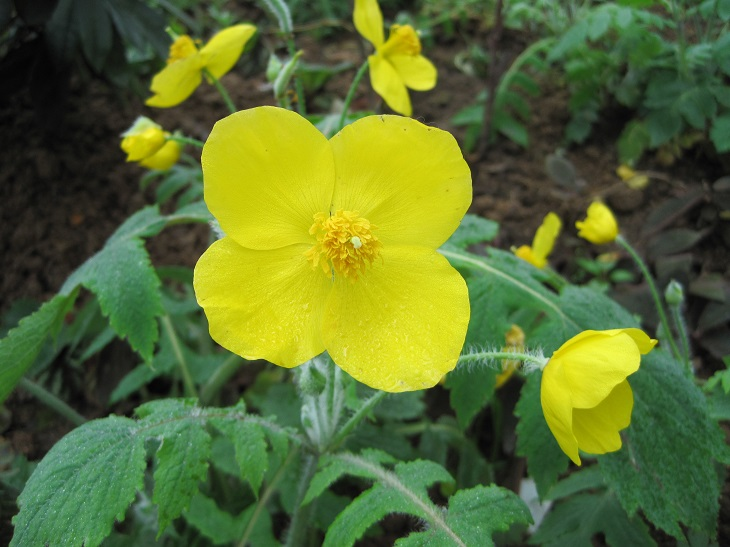
#> input picture Opencv_pro/opencv_test/file/image0.jpg, 730 x 547 px
$ jupyter execute opencv3_transfor.ipynb
#> lines starting #> are read from the running program, lines starting #| are printed output that depends on the picture; after the words box and inside, x2 and y2 are one past the last pixel; in counts of white or black regions, pixels touching at a corner belong together
[cell 1]
import cv2
import numpy as np

[cell 2]
img=cv2.imread('../file/image0.jpg',1)
#> img is the input picture: shape (547, 730, 3); mean B, G, R 48.7, 109.6, 90.1
imgInfo=img.shape                           #(547, 730, 3)
#> imgInfo = (547, 730, 3)
height=imgInfo[0]
#> height = 547
width=imgInfo[1]
#> width = 730
mode=imgInfo[2]                             #每个像素点是由三个基本颜色颜色组成的
#> mode = 3

###### 图片缩放

[cell 3]
'''调用resize api实现等比例缩放'''
dstHeight=int(height*0.5)
#> dstHeight = 273
dstWidth=int(width*0.5)
#> dstWidth = 365
'''cv2提供了 最近邻域插值 双线性插值 像素关系重采样 立方差值'''
dst=cv2.resize(img,(dstWidth,dstHeight))     #直接调用api实现缩放。resize默认使用双线性插值
cv2.imshow('Image',dst)
cv2.waitKey(0)

[cell 4]
'''调用warpAffine api实现图片缩放'''
matScale=np.float32([[0.5,0,0],[0,0.5,0]])      #定义移位矩阵
dst=cv2.warpAffine(img,matScale,(int(width/2),int(height/2))) #完成对当前矩阵的映射  1.当前矩阵 2.移位矩阵 3.生成的图片信息
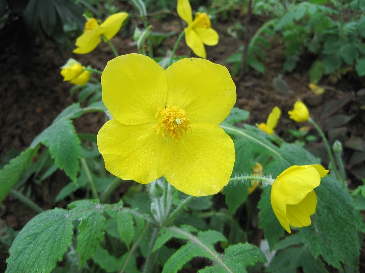
#> dst: shape (273, 365, 3); mean B, G, R 48.8, 109.6, 90.2
cv2.imshow('dst',dst)
cv2.waitKey(0)

[cell 5]
'''最近邻域插值 源码实现'''
dstHeight=int(height/2)
dstWidth=int(width/2)

#生成一个图片的空白模板  3为rgb类型  uint8:0-255,因为img[x,y]读取出来的数一般为uint8类型
dstImage=np.zeros((dstHeight,dstWidth,3),np.uint8)
for i in range(0,dstHeight):
    for j in range(0,dstWidth):
        iNew=int(i*(height*1.0/dstHeight))
        jNew=int(j*(width*1.0/dstWidth))
        dstImage[i,j]=img[iNew,jNew]
cv2.imshow('dst',dstImage)
cv2.waitKey(0)

###### 图片剪切

[cell 6]
dst=img[100:200,100:300]
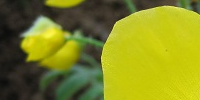
#> dst: shape (100, 200, 3); mean B, G, R 32.9, 134.3, 130
cv2.imshow('image',dst)
cv2.waitKey(0)

###### 图片位移

[cell 7]
'''调用warpAffine api实现 水平方向移动100像素,竖直方向移动200像素'''
matShift=np.float32([[1,0,100],[0,1,200]])      #定义移位矩阵
dst=cv2.warpAffine(img,matShift,(height,width)) #完成对当前矩阵的映射  1.当前矩阵 2.移位矩阵 3.生成的图片信息
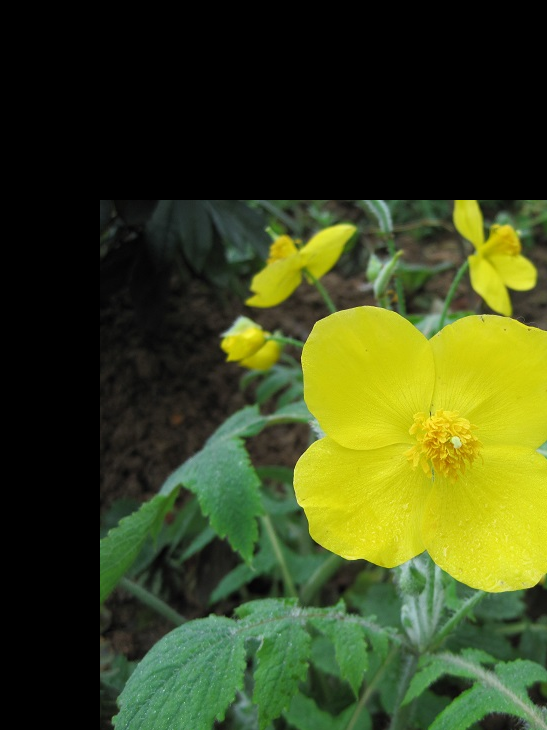
#> dst: shape (730, 547, 3); mean B, G, R 27.6, 71, 60.8
cv2.imshow('dst',dst)
cv2.waitKey(0)
'''
原理：
偏移矩阵[[1,0,100],[0,1,200]]可以分解成 一个2*2 一个2*1
[[1,0],[0,1]]  2*2  A
[[100],[200]]  2*1  B
目标 C 的 xy
公式：A*C+B = [[1*x+0*y],[0*x+1*y]]+[[100],[200]]
           = [[x+100],[y+200]]  -->  水平方向移动100像素,竖直方向移动200像素
'''

[cell 8]
'''源码实现'''
dst=np.zeros(img.shape,np.uint8)
for i in range(0,height):
    for j in range(0,width-100):
        dst[i,j+100]=img[i,j]
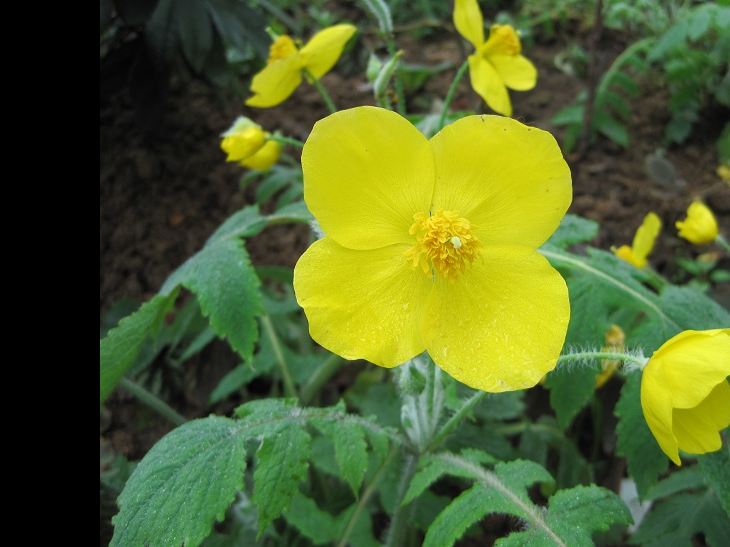
#> dst: shape (547, 730, 3); mean B, G, R 41.9, 99.3, 82.9
cv2.imshow('image',dst)
cv2.waitKey(0)

###### 图片镜像

[cell 9]
'''源码实现'''
newImgInfo=(height*2,width,mode)               #新图片的信息
#> newImgInfo = (1094, 730, 3)
dst=np.zeros(newImgInfo,np.uint8)
for i in range(0,height):
    for j in range(0,width):
        dst[i,j]=img[i,j]
        dst[height*2-i-1,j]=img[i,j]
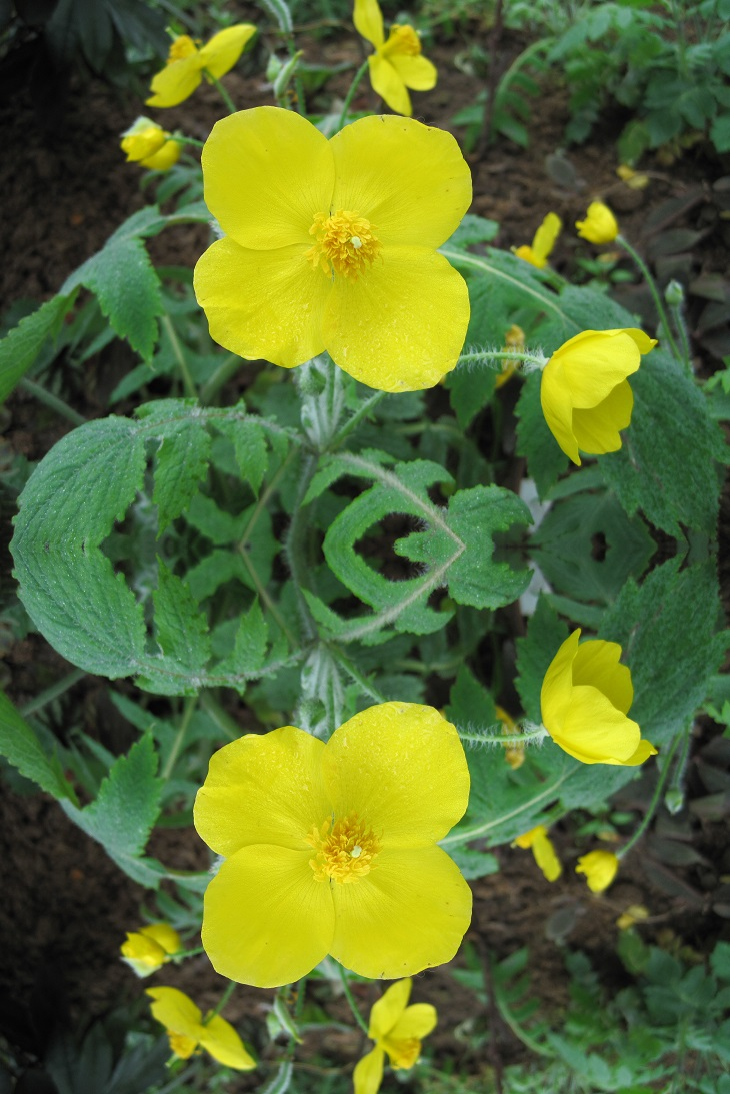
#> dst: shape (1094, 730, 3); mean B, G, R 48.7, 109.6, 90.1
for i in range(0,width):                       #水平分割线
    dst[height,i]=(0,0,255)                    #BGR
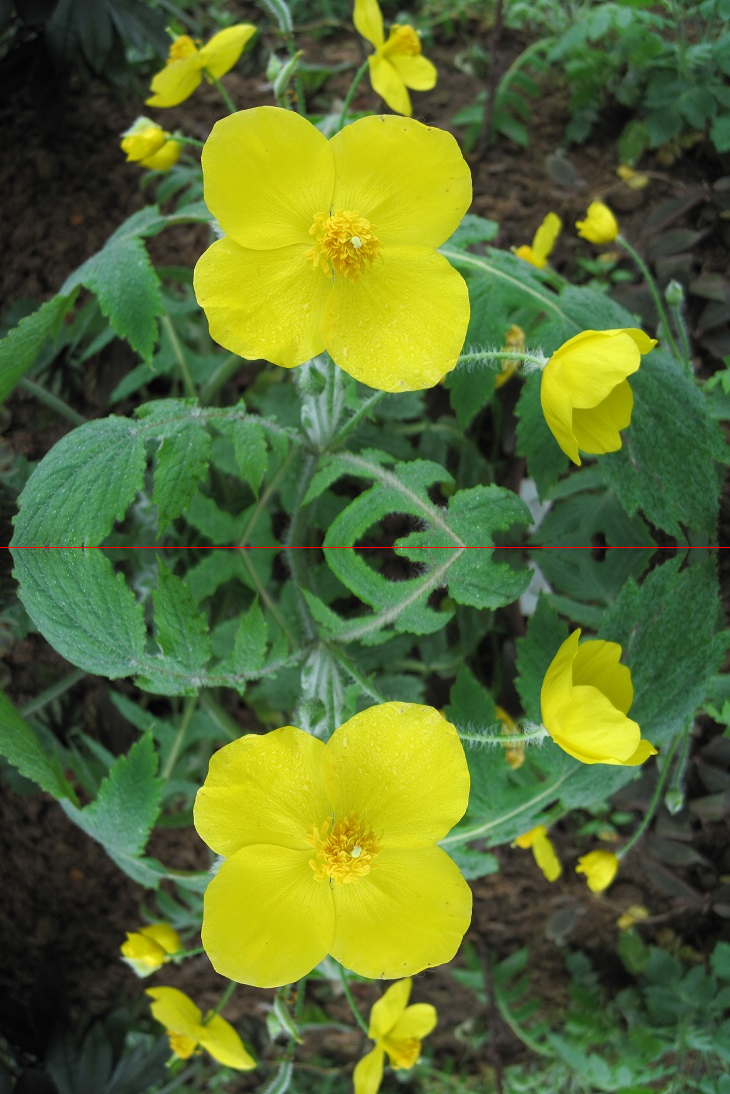
#> dst: shape (1094, 730, 3); 0.09% of pixels changed, all inside (x1, y1, x2, y2) = (0, 547, 730, 548)
cv2.imshow('dst',dst)
cv2.waitKey(0)

###### 图片拉伸变换

[cell 10]
'''调用warpAffine api实现 图片仿射拉伸变换'''
'''原理：将原图片(左上角 左下角 右上角)三个点映射到新图片上的三个位置上'''
matSrc=np.float32([[0,0],[0,height-1],[width-1,0]])               #原图片左上角 左下角 右上角三个点的位置
#> matSrc = [[0, 0], [0, 546], [729, 0]]
matDst=np.float32([[50,50],[300,height-200],[width-300,100]])     #目标图片左上角 左下角 右上角三个点的位置
matAffine=cv2.getAffineTransform(matSrc,matDst)                   #得到一个矩阵组合(移位矩阵)
dst=cv2.warpAffine(img,matAffine,(width,height))
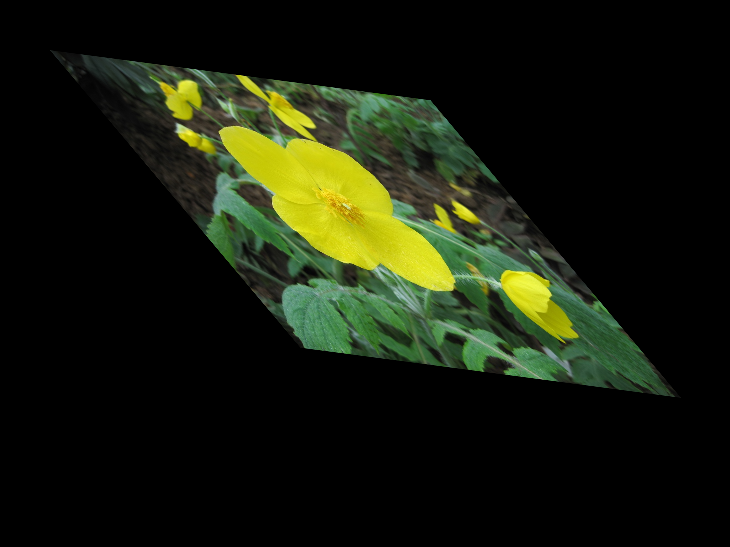
#> dst: shape (547, 730, 3); mean B, G, R 12.3, 27.6, 22.7
cv2.imshow('dst',dst)
cv2.waitKey(0)

###### 图片旋转

[cell 11]
'''调用warpAffine api实现 图片旋转'''
'''getRotationMatrix2D:得到一个旋转矩阵(移位矩阵)  参数：1.旋转的中心点 2.旋转的角度 3.缩放系数'''
matRotate=cv2.getRotationMatrix2D((height*0.5,width*0.5),45,0.5)
dst=cv2.warpAffine(img,matRotate,(height,width))
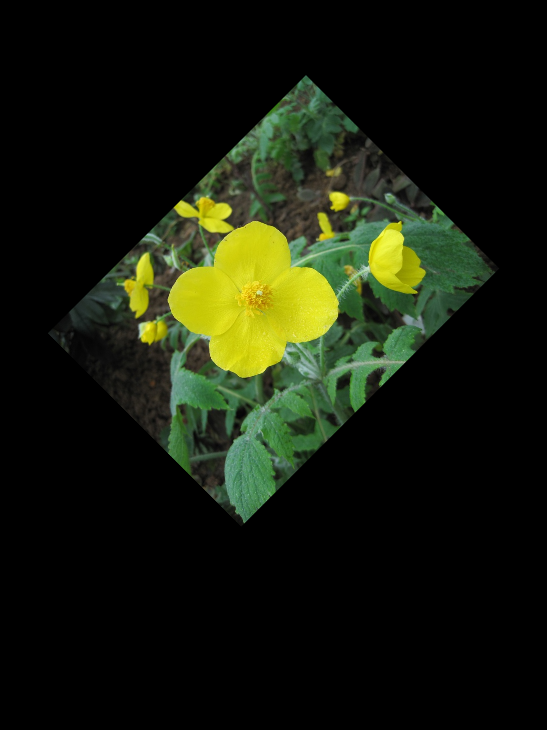
#> dst: shape (730, 547, 3); mean B, G, R 12.2, 27.4, 22.5
cv2.imshow('dst',dst)
cv2.waitKey(0)
